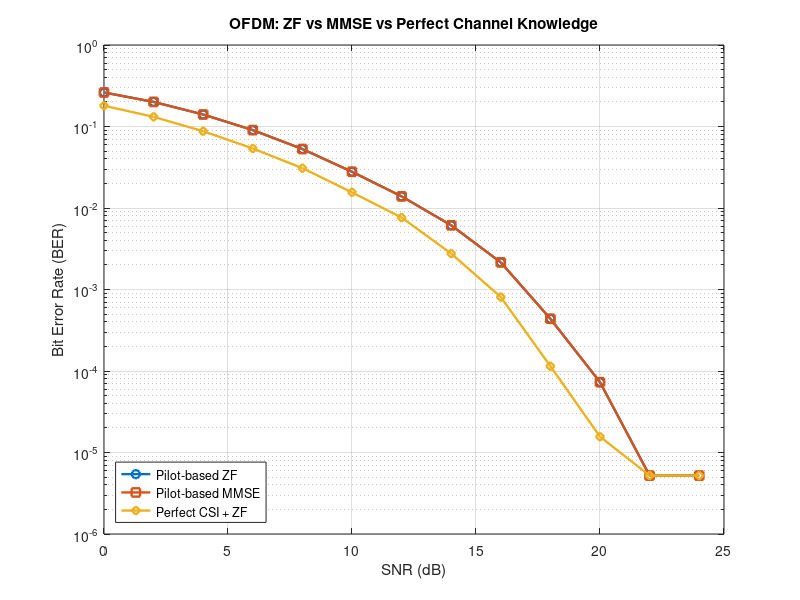
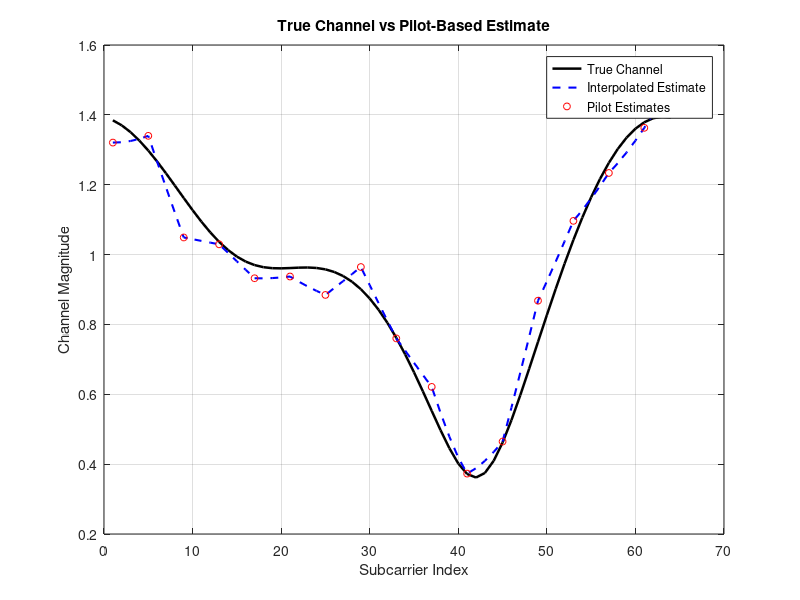
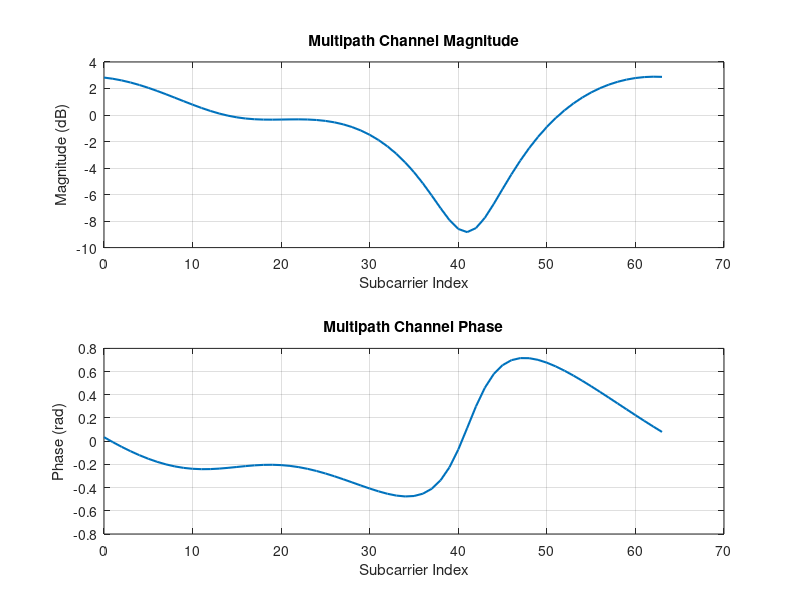

MATLAB code to generate these figures, in order:

%% OFDM Transceiver: Pilot Estimation + ZF vs MMSE
% Base MATLAB implementation
% QPSK | OFDM | Multipath | AWGN | LS Channel Estimation
% Zero-Forcing and MMSE Equalization

clear;
clc;
close all;
rng(42);

%% 1. System Parameters
Nfft = 64;
Ncp = 16;
numSymbols = 2000;

pilotSpacing = 4;
pilotIdx = 1:pilotSpacing:Nfft;
dataIdx = setdiff(1:Nfft, pilotIdx);

numPilots = numel(pilotIdx);
numData = numel(dataIdx);
SNRdB = 0:2:24;

numBits = 2 * numData * numSymbols;

fprintf('========================================\n');
fprintf(' OFDM: ZF vs MMSE Equalization\n');
fprintf('========================================\n');
fprintf('FFT size           : %d\n', Nfft);
fprintf('Cyclic prefix      : %d\n', Ncp);
fprintf('Pilot subcarriers  : %d\n', numPilots);
fprintf('Data subcarriers   : %d\n', numData);
fprintf('Information bits   : %d\n\n', numBits);

%% 2. Multipath Channel
h = [0.9; 0.4*exp(1j*0.5); 0.2*exp(-1j*0.8)];
h = h / norm(h);

channelLength = length(h);

if Ncp < channelLength - 1
    error('Cyclic prefix is too short for this channel.');
end

H = fft(h, Nfft);

%% 3. Generate Information Bits
txBits = randi([0 1], numBits, 1);

bI = txBits(1:2:end);
bQ = txBits(2:2:end);

% Unit-average-power QPSK
dataSymbols = ((1 - 2*bI) + 1j*(1 - 2*bQ)) / sqrt(2);
dataSymbols = reshape(dataSymbols, numData, numSymbols);

%% 4. Insert Known Pilot Symbols
% BPSK pilots with unit power
pilotSymbols = ones(numPilots, numSymbols);

X = zeros(Nfft, numSymbols);
X(dataIdx,:) = dataSymbols;
X(pilotIdx,:) = pilotSymbols;

%% 5. OFDM Modulation
x = ifft(X, Nfft, 1) * sqrt(Nfft);

% Add cyclic prefix to every OFDM symbol
xCP = [x(end-Ncp+1:end,:); x];

%% 6. Multipath Channel
% Process each OFDM symbol separately.
% This avoids inter-symbol boundary effects in the simulation.

rxClean = zeros(Nfft, numSymbols);

for n = 1:numSymbols
    yBlock = conv(xCP(:,n), h);

    % Remove cyclic prefix after channel propagation
    rxClean(:,n) = yBlock(Ncp+1:Ncp+Nfft);
end

%% 7. Initialize BER Arrays
BER_ZF = zeros(size(SNRdB));
BER_MMSE = zeros(size(SNRdB));
BER_Perfect = zeros(size(SNRdB));

signalPower = mean(abs(rxClean(:)).^2);

%% 8. SNR Sweep
for k = 1:numel(SNRdB)

    snrLinear = 10^(SNRdB(k)/10);

    % Complex AWGN variance per complex sample
    noiseVar = signalPower / snrLinear;

    noise = sqrt(noiseVar/2) .* ...
        (randn(size(rxClean)) + 1j*randn(size(rxClean)));

    rx = rxClean + noise;

    %% 9. OFDM Demodulation
    Y = fft(rx, Nfft, 1) / sqrt(Nfft);

    %% 10. Pilot-Based LS Channel Estimation
    Hpilot = Y(pilotIdx,:) ./ pilotSymbols;

    Hest = zeros(Nfft, numSymbols);

    for n = 1:numSymbols
        Hest(:,n) = interp1( ...
            pilotIdx, Hpilot(:,n), ...
            (1:Nfft).', 'linear', 'extrap');
    end

    %% 11. Zero-Forcing Equalization
    HestSafe = Hest;
    HestSafe(abs(HestSafe) < 1e-8) = 1e-8;

    X_ZF = Y ./ HestSafe;

    %% 12. MMSE Equalization
    % For unit-power data symbols:
    % W = conj(H) / (abs(H)^2 + noiseVar)
    W_MMSE = conj(Hest) ./ ...
        (abs(Hest).^2 + noiseVar);

    X_MMSE = Y .* W_MMSE;

    %% 13. Perfect Channel Knowledge Reference
    Hperfect = repmat(H, 1, numSymbols);

    X_Perfect = Y ./ Hperfect;

    %% 14. Extract Data Subcarriers
    zZF = X_ZF(dataIdx,:);
    zMMSE = X_MMSE(dataIdx,:);
    zPerfect = X_Perfect(dataIdx,:);

    zZF = zZF(:);
    zMMSE = zMMSE(:);
    zPerfect = zPerfect(:);

    %% 15. QPSK Demodulation: ZF
    bitsZF = zeros(numBits,1);

    bitsZF(1:2:end) = real(zZF) < 0;
    bitsZF(2:2:end) = imag(zZF) < 0;

    %% 16. QPSK Demodulation: MMSE
    bitsMMSE = zeros(numBits,1);

    bitsMMSE(1:2:end) = real(zMMSE) < 0;
    bitsMMSE(2:2:end) = imag(zMMSE) < 0;

    %% 17. QPSK Demodulation: Perfect CSI
    bitsPerfect = zeros(numBits,1);

    bitsPerfect(1:2:end) = real(zPerfect) < 0;
    bitsPerfect(2:2:end) = imag(zPerfect) < 0;

    %% 18. BER Calculation
    BER_ZF(k) = mean(txBits ~= bitsZF);
    BER_MMSE(k) = mean(txBits ~= bitsMMSE);
    BER_Perfect(k) = mean(txBits ~= bitsPerfect);

    fprintf(['SNR = %2d dB | ZF = %.6g | ' ...
        'MMSE = %.6g | Perfect CSI = %.6g\n'], ...
        SNRdB(k), BER_ZF(k), BER_MMSE(k), BER_Perfect(k));

end

%% 19. Plot BER Comparison
% Display a small positive floor for zero-error points.
% The floor is a plotting aid, not a measured BER.

berFloor = 1/numBits;

figure('Name','OFDM Equalizer BER Comparison');

semilogy(SNRdB, max(BER_ZF,berFloor), 'o-', ...
    'LineWidth',1.7, 'MarkerSize',6);
hold on;

semilogy(SNRdB, max(BER_MMSE,berFloor), 's-', ...
    'LineWidth',1.7, 'MarkerSize',6);

semilogy(SNRdB, max(BER_Perfect,berFloor), 'd-', ...
    'LineWidth',1.7, 'MarkerSize',6);

grid on;
xlabel('SNR (dB)');
ylabel('Bit Error Rate (BER)');
title('OFDM: ZF vs MMSE vs Perfect Channel Knowledge');

legend('Pilot-based ZF', ...
       'Pilot-based MMSE', ...
       'Perfect CSI + ZF', ...
       'Location','southwest');

%% 20. Plot True and Estimated Channel
figure('Name','Channel Estimation');

plot(1:Nfft, abs(H), 'k-', 'LineWidth',1.8);
hold on;

plot(1:Nfft, abs(Hest(:,end)), 'b--', 'LineWidth',1.5);

plot(pilotIdx, abs(Hpilot(:,end)), 'ro', ...
    'MarkerSize',5);

grid on;
xlabel('Subcarrier Index');
ylabel('Channel Magnitude');
title('True Channel vs Pilot-Based Estimate');

legend('True Channel', ...
       'Interpolated Estimate', ...
       'Pilot Estimates', ...
       'Location','best');

%% 21. Plot Channel Frequency Response
figure('Name','Channel Frequency Response');

subplot(2,1,1);
plot(0:Nfft-1, 20*log10(abs(H)+1e-12), ...
    'LineWidth',1.5);
grid on;
xlabel('Subcarrier Index');
ylabel('Magnitude (dB)');
title('Multipath Channel Magnitude');

subplot(2,1,2);
plot(0:Nfft-1, unwrap(angle(H)), ...
    'LineWidth',1.5);
grid on;
xlabel('Subcarrier Index');
ylabel('Phase (rad)');
title('Multipath Channel Phase');

%% 22. Final Summary
fprintf('\nSimulation completed successfully.\n');
fprintf('Channel taps        : %d\n', channelLength);
fprintf('Channel estimation  : Pilot-based LS\n');
fprintf('Equalizers          : ZF and MMSE\n');
fprintf('Channel variation   : Static across OFDM symbols\n');
fprintf('Receiver timing     : Ideal synchronization\n');
fprintf('Channel knowledge   : Estimated for ZF/MMSE; perfect for reference\n');
